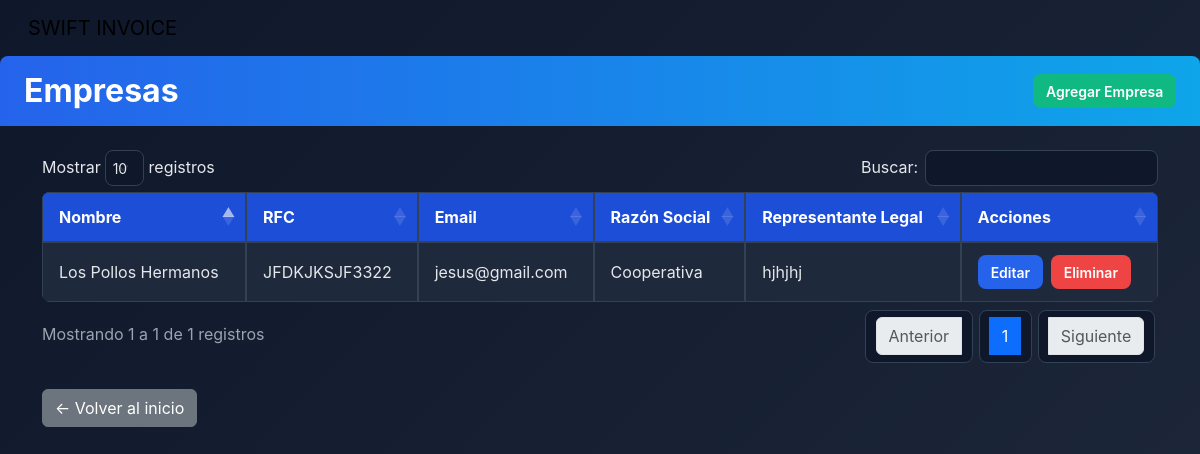
/modules/company/index.php (signed in), run on an earlier commit of the app's database.
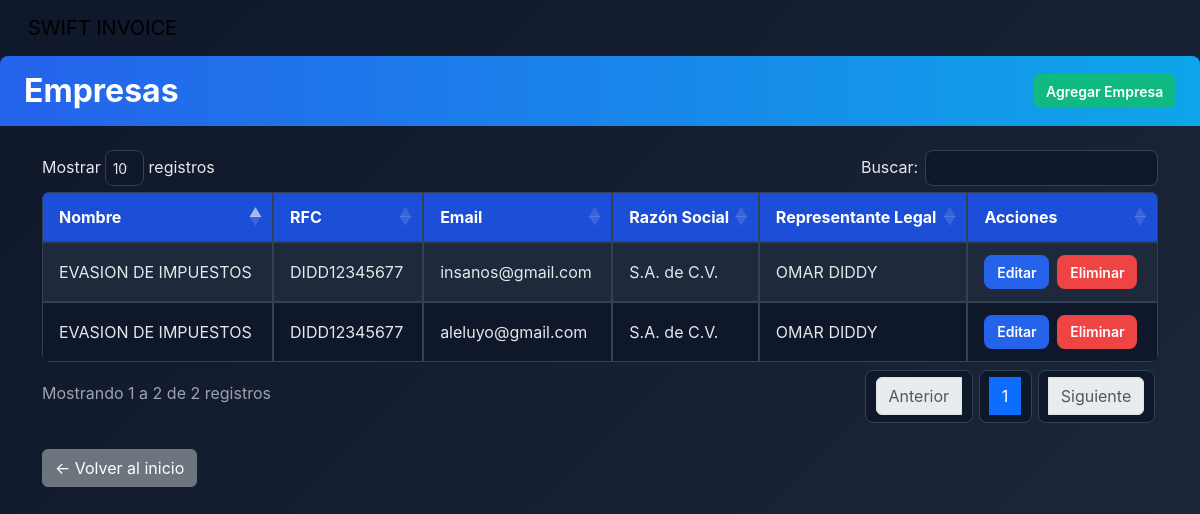
And on a later commit of the database.
### tables this page shows
CREATE TABLE `companies` (
  `id` int(11) NOT NULL,
  `business_name` varchar(100) NOT NULL,
  `rfc` varchar(13) NOT NULL,
  `fiscal_address` text NOT NULL,
  `phone` varchar(20) DEFAULT NULL,
  `email` varchar(100) DEFAULT NULL,
  `legal_representative` varchar(100) DEFAULT NULL,
  `logo_path` varchar(255) DEFAULT NULL,
  `created_at` timestamp NOT NULL DEFAULT current_timestamp(),
  `business_type_id` int(11) DEFAULT NULL,
  `tax_regime_id` int(11) DEFAULT NULL
);

CREATE TABLE `business_types` (
  `id` int(11) NOT NULL,
  `name` varchar(50) NOT NULL
);

### modules/company/index.php (the view, shortened to what this page needs)
<?php
require_once '../../includes/header.php';
$db = new Database();
$conn = $db->connect();
$stmt = $conn->query("SELECT c.id, c.business_name, c.rfc, c.email, bt.name AS business_type, c.legal_representative FROM companies c JOIN business_types bt ON c.business_type_id = bt.id ORDER BY c.business_name");
$companies = $stmt->fetchAll(PDO::FETCH_ASSOC);
?>
<!DOCTYPE html>
<html lang="es">
<head>
    <link href="https://cdn.jsdelivr.net/npm/bootstrap@5.3.0/dist/css/bootstrap.min.css" rel="stylesheet">
    <link rel="stylesheet" href="https://cdn.datatables.net/1.13.6/css/dataTables.bootstrap5.min.css">
    <link rel="stylesheet" href="/swift_invoice/assets/css/tableCompanies.css">
</head>
<body>
    <nav class="navbar navbar-expand navbar-custom py-2 sticky-top">
        <div class="container-fluid">
            <a class="navbar-brand navbar-brand-custom ms-3" href="/swift_invoice">SWIFT INVOICE</a>
        </div>
    </nav>
    <div class="card-header d-flex justify-content-between align-items-center">
        <h2 class="card-title">Empresas</h2>
        <a href="create.php" class="btnAgregar">Agregar Empresa</a>
    </div>
    <main class="container mt-4">
        <?php if (empty($companies)): ?>
            <p>No hay empresas registradas.</p>
        <?php else: ?>
            <div class="table-responsive">
                <table id="empresasTable" class="styled-table display nowrap">
                    <thead>
                        <tr>
                            <th>Nombre</th>
                            <th>RFC</th>
                            <th>Email</th>
                            <th>Razón Social</th>
                            <th>Representante Legal</th>
                            <th>Acciones</th>
                        </tr>
                    </thead>
                    <tbody>
                        <?php foreach ($companies as $company): ?>
                            <tr>
                                <td><?php echo htmlspecialchars($company['business_name']); ?></td>
                                <td><?php echo htmlspecialchars($company['rfc']); ?></td>
                                <td><?php echo htmlspecialchars($company['email']); ?></td>
                                <td><?php echo htmlspecialchars($company['business_type']); ?></td>
                                <td><?php echo htmlspecialchars($company['legal_representative']); ?></td>
                                <td>
                                    <div class="d-flex gap-2">
                                        <a href="edit.php?id=<?php echo $company['id']; ?>" class="btnEdit">Editar</a>
                                        <button class="btnDelete" onclick="confirmDelete(<?php echo $company['id']; ?>)">Eliminar</button>
                                    </div>
                                </td>
                            </tr>
                        <?php endforeach; ?>
                    </tbody>
                </table>
            </div>
        <?php endif; ?>
        <div class="d-flex justify-content-start mt-4">
            <a href="/swift_invoice/" class="btn btn-secondary">← Volver al inicio</a>
        </div>
    </main>
</body>
</html>
<?php
require_once '../../includes/footer.php';
?>

What changed in the data, as far as the page shows it:
removed companies: business_name "Los Pollos Hermanos", rfc "JFDKJKSJF3322", email "jesus@gmail.com", business_type.name "Cooperativa", legal_representative "hjhjhj"
added companies: business_name "EVASION DE IMPUESTOS", rfc "DIDD12345677", email "insanos@gmail.com", business_type.name "S.A. de C.V.", legal_representative "OMAR DIDDY"
added companies: business_name "EVASION DE IMPUESTOS", rfc "DIDD12345677", email "aleluyo@gmail.com", business_type.name "S.A. de C.V.", legal_representative "OMAR DIDDY"
Also different on the page:
text written by a page script: "Mostrar registros Buscar: Mostrando 1 a 1 de 1 registros Anterior 1 Siguiente" → "Mostrar registros Buscar: Mostrando 1 a 2 de 2 registros Anterior 1 Siguiente"
